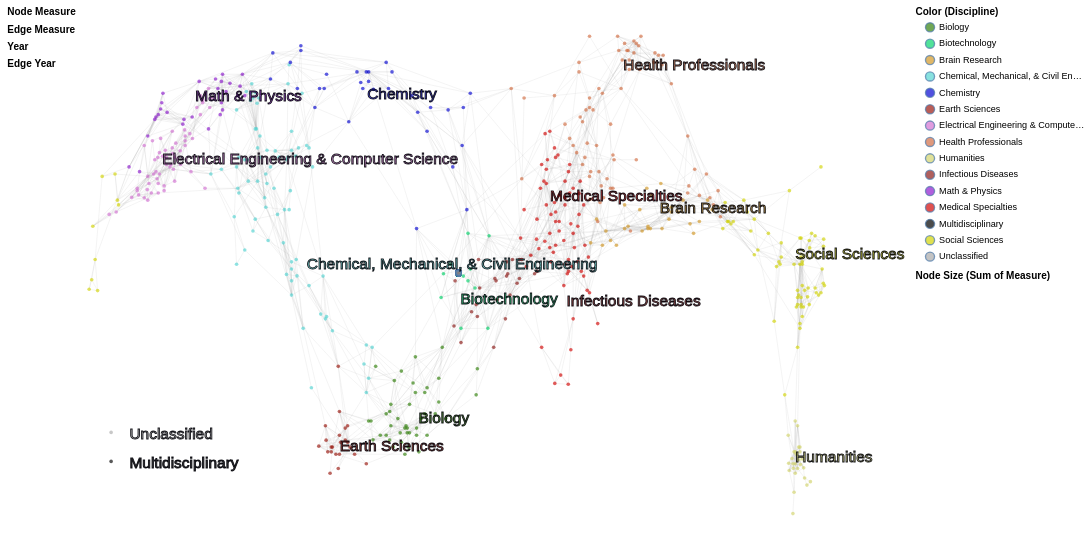

Here is the Vega-Lite specification saved for this chart:
### Vega-Lite specification from a JSON file in a GitHub repository (floating-point values rounded to 4 significant figures; data arrays with more than 128 entries replaced by an {"elided": "..."} marker saying what was removed)
{"$schema": "https://vega.github.io/schema/vega-lite/v4.json", "description": "The UCSD Map of Science visualization depicts a network of 554 subdiscipline nodes that are aggregated into 13 main disciplines of science. Each discipline has a distinct color and is labeled. Record sets (e.g., journal papers) are represented by circles centered at specific subdisciplines--matched based on journal names. The “Unclassified” and “Multidisciplinary” circles in the lower left represent all records that could not be matched and all records that were published in multidisciplinary journals such as Science, Nature, etc., respectively. Circle area is proportional to the number of papers, and the minimum and maximum values are given in the legend. Circle tooltips reveal the names of subdiscipline nodes.", "autosize": {"type": "fit", "resize": true, "contains": "padding"}, "padding": 8, "width": 1200, "height": 600, "config": {"view": {"strokeOpacity": 0}}, "resolve": {"scale": {"opacity": "independent", "size": "independent"}}, "layer": [{"mark": "text", "data": {"name": "nodes"}, "selection": {"measure": {"type": "single", "fields": ["measure"], "bind": "legend", "init": {"measure": "# Citations"}, "empty": "none"}}, "encoding": {"opacity": {"field": "measure", "type": "ordinal", "legend": {"title": "Node Measure", "orient": "left", "symbolSize": 0}}}}, {"mark": "text", "data": {"name": "edges"}, "selection": {"edgeMeasure": {"type": "single", "fields": ["edgeMeasure"], "bind": "legend", "init": {"edgeMeasure": "# Citations"}, "empty": "none"}}, "encoding": {"opacity": {"field": "edgeMeasure", "type": "ordinal", "legend": {"title": "Edge Measure", "orient": "left", "symbolSize": 0}}}}, {"mark": "text", "data": {"name": "nodes"}, "transform": [{"filter": {"selection": "measure"}}], "selection": {"year": {"type": "multi", "fields": ["year"], "bind": "legend", "empty": "all"}}, "encoding": {"opacity": {"field": "year", "type": "ordinal", "sort": "descending", "legend": {"title": "Year", "orient": "left", "symbolSize": 0}}}}, {"mark": "text", "data": {"name": "edges"}, "transform": [{"filter": {"selection": "edgeMeasure"}}], "selection": {"edgeYear": {"type": "multi", "fields": ["edgeYear"], "bind": "legend", "empty": "all"}}, "encoding": {"opacity": {"field": "edgeYear", "type": "ordinal", "sort": "descending", "legend": {"title": "Edge Year", "orient": "left", "symbolSize": 0}}}}, {"mark": "point", "data": {"name": "subdisciplines"}, "transform": [{"lookup": "disc_id", "from": {"data": {"name": "disciplines"}, "key": "disc_id", "fields": ["disc_name", "color"]}, "as": ["disc_name", "disc_color"]}], "selection": {"disc_name": {"type": "multi", "fields": ["disc_name"], "bind": "legend", "empty": "all"}}, "encoding": {"fill": {"field": "disc_name", "scale": {"range": {"field": "disc_color"}}, "legend": {"title": "Color (Discipline)", "symbolOffset": 10, "orient": "right"}}}}, {"mark": {"type": "rule", "color": "#9b9b9b", "strokeOpacity": 0.12, "strokeWidth": 1}, "data": {"name": "subdisciplineEdges"}, "transform": [{"lookup": "subd_id1", "from": {"data": {"name": "subdisciplines"}, "key": "subd_id", "fields": ["x", "y", "subd_name"]}}, {"lookup": "subd_id2", "from": {"data": {"name": "subdisciplines"}, "key": "subd_id", "fields": ["x", "y", "subd_name"]}, "as": ["x2", "y2", "subd2_name"]}], "encoding": {"x": {"field": "x", "type": "quantitative", "scale": {"domain": [100, 500]}, "axis": null}, "y": {"field": "y", "type": "quantitative", "scale": {"domain": [0, 275]}, "axis": null}, "x2": {"field": "x2", "type": "quantitative"}, "y2": {"field": "y2", "type": "quantitative"}}}, {"mark": {"type": "rule", "strokeOpacity": 0.4}, "data": {"name": "edges"}, "transform": [{"filter": {"selection": "edgeMeasure"}}, {"filter": {"selection": "edgeYear"}}, {"lookup": "subd_id1", "from": {"data": {"name": "subdisciplines"}, "key": "subd_id", "fields": ["x", "y", "subd_name"]}}, {"lookup": "subd_id2", "from": {"data": {"name": "subdisciplines"}, "key": "subd_id", "fields": ["x", "y", "subd_name"]}, "as": ["x2", "y2", "subd2_name"]}], "encoding": {"x": {"field": "x", "type": "quantitative", "scale": {"domain": [100, 500]}, "axis": null}, "y": {"field": "y", "type": "quantitative", "scale": {"domain": [0, 275]}, "axis": null}, "x2": {"field": "x2", "type": "quantitative"}, "y2": {"field": "y2", "type": "quantitative"}, "color": {"field": "edgeMeasure", "type": "nominal", "scale": {"domain": ["# Citations", "# References"], "range": ["#00dd00", "#555555"]}, "legend": null}, "strokeWidth": {"aggregate": "sum", "field": "weight", "scale": {"type": "log", "rangeMin": 1, "rangeMax": 20}, "legend": null}, "tooltip": [{"field": "subd_name", "type": "nominal", "title": "Source Subdiscipline"}, {"field": "subd2_name", "type": "nominal", "title": "Target Subdiscipline"}, {"field": "edgeMeasure", "type": "nominal", "title": "Edge Measure"}, {"aggregate": "sum", "field": "weight", "format": ",", "title": "Sum of Edge Measure"}]}}, {"mark": {"type": "point", "shape": "circle", "size": 16, "strokeOpacity": 0, "strokeWidth": 0.5, "stroke": "#000007", "fillOpacity": 0.65}, "data": {"name": "subdisciplines"}, "transform": [{"lookup": "disc_id", "from": {"data": {"name": "disciplines"}, "key": "disc_id", "fields": ["disc_name", "color"]}, "as": ["disc_name", "disc_color"]}], "encoding": {"x": {"field": "x", "type": "quantitative", "scale": {"domain": [100, 500]}, "axis": null}, "y": {"field": "y", "type": "quantitative", "scale": {"domain": [0, 275]}, "axis": null}, "fill": {"field": "disc_name", "type": "nominal"}, "tooltip": [{"field": "disc_name", "type": "nominal", "title": "Discipline"}, {"field": "subd_name", "type": "nominal", "title": "Subdiscipline"}]}}, {"mark": "point", "data": {"name": "nodes"}, "transform": [{"filter": {"selection": "measure"}}, {"filter": {"selection": "year"}}, {"lookup": "subd_id", "from": {"data": {"name": "subdisciplines"}, "key": "subd_id", "fields": ["x", "y", "subd_id", "subd_name", "disc_id"]}}, {"lookup": "disc_id", "from": {"data": {"name": "disciplines"}, "key": "disc_id", "fields": ["disc_name", "color"]}, "as": ["disc_name", "disc_color"]}, {"filter": {"selection": "disc_name"}}], "encoding": {"x": {"field": "x", "type": "quantitative", "scale": {"domain": [100, 500]}, "axis": null}, "y": {"field": "y", "type": "quantitative", "scale": {"domain": [0, 275]}, "axis": null}, "shape": {"value": "circle"}, "strokeOpacity": {"value": 1}, "strokeWidth": {"value": 0.5}, "fillOpacity": {"value": 0.9}, "stroke": {"value": "#000007"}, "fill": {"field": "disc_name", "type": "nominal"}, "size": {"aggregate": "sum", "field": "measureCount", "scale": {"type": "log", "rangeMin": 20}, "legend": {"title": "Node Size (Sum of Measure)", "symbolOffset": 10, "orient": "right", "offset": 100}}, "tooltip": [{"field": "disc_name", "type": "nominal", "title": "Discipline"}, {"field": "subd_name", "type": "nominal", "title": "Subdiscipline"}, {"field": "measure", "type": "nominal", "title": "Node Measure"}, {"aggregate": "sum", "field": "measureCount", "format": ",", "title": "Sum of Node Measure"}]}}, {"mark": {"type": "text", "fontSize": 17, "fillOpacity": 0.75, "strokeOpacity": 0.9, "stroke": "#000007", "strokeWidth": 1, "align": "left", "baseline": "middle"}, "data": {"name": "disciplineLabels"}, "encoding": {"x": {"field": "x", "type": "quantitative", "scale": {"domain": [100, 500]}, "axis": null}, "y": {"field": "y", "type": "quantitative", "scale": {"domain": [0, 275]}, "axis": null}, "color": {"field": "color", "type": "nominal", "scale": null, "legend": null}, "text": {"field": "disc_name", "type": "nominal"}}}], "datasets": {"nodes": [], "edges": [], "disciplines": [{"disc_name": "Biology", "color": "#33820D", "alt_color": -2186398, "y": 62, "x": 278, "disc_id": 1}, {"disc_name": "Biotechnology", "color": "#07D46D", "alt_color": -11697, "y": 124, "x": 301, "disc_id": 2}, {"disc_name": "Medical Specialties", "color": "#D30706", "alt_color": -22784, "y": 177, "x": 350, "disc_id": 3}, {"disc_name": "Chemical, Mechanical, & Civil Engineering", "color": "#55D4D2", "alt_color": -39396, "y": 142, "x": 217, "disc_id": 4}, {"disc_name": "Chemistry", "color": "#0707D2", "alt_color": -2408414, "y": 230, "x": 250, "disc_id": 5}, {"disc_name": "Earth Sciences", "color": "#9B180F", "alt_color": -48328, "y": 48, "x": 235, "disc_id": 6}, {"disc_name": "Electrical Engineering & Computer Science", "color": "#D372D2", "alt_color": -44173, "y": 196, "x": 138, "disc_id": 7}, {"disc_name": "Brain Research", "color": "#D39827", "alt_color": -1146456, "y": 171, "x": 410, "disc_id": 8}, {"disc_name": "Humanities", "color": "#D3D46D", "alt_color": -1162327, "y": 42, "x": 484, "disc_id": 9}, {"disc_name": "Infectious Diseases", "color": "#8D1B18", "alt_color": -4970894, "y": 149, "x": 359, "disc_id": 10}, {"disc_name": "Math & Physics", "color": "#8E1BCE", "alt_color": -7260020, "y": 229, "x": 156, "disc_id": 11}, {"disc_name": "Health Professionals", "color": "#D36E44", "alt_color": -5483836, "y": 245, "x": 390, "disc_id": 12}, {"disc_name": "Social Sciences", "color": "#D3D406", "alt_color": -5014843, "y": 147, "x": 484, "disc_id": 13}, {"disc_name": "Multidisciplinary", "color": "#000000", "y": 40, "x": 110, "disc_id": 14}, {"disc_name": "Unclassified", "color": "#AAAAAA", "y": 55, "x": 110, "disc_id": 15}], "disciplineLabels": [{"disc_name": "Biology", "color": "#33820D", "lngshrt": -19.25, "lng": -19.8, "latshrt": -51.28, "y": 62, "lat": -54.29, "disc_id": 1, "x": 278}, {"disc_name": "Biotechnology", "color": "#07D46D", "lngshrt": 0.875, "lng": 0.9, "latshrt": -8.603, "y": 124, "lat": -9.109, "disc_id": 2, "x": 301}, {"disc_name": "Medical Specialties", "color": "#D30706", "lngshrt": 43.75, "lng": 45, "latshrt": 27.87, "y": 177, "lat": 29.51, "disc_id": 3, "x": 350}, {"disc_name": "Chemical, Mechanical, & Civil Engineering", "color": "#55D4D2", "lngshrt": -72.62, "lng": -74.7, "latshrt": 3.785, "y": 142, "lat": 4.008, "disc_id": 4, "x": 217}, {"disc_name": "Chemistry", "color": "#0707D2", "lngshrt": -43.75, "lng": -45, "latshrt": 64.35, "y": 230, "lat": 68.14, "disc_id": 5, "x": 250}, {"disc_name": "Earth Sciences", "color": "#9B180F", "lngshrt": -56.88, "lng": -58.5, "latshrt": -60.91, "y": 48, "lat": -64.49, "disc_id": 6, "x": 235}, {"disc_name": "Electrical Engineering & Computer Science", "color": "#D372D2", "lngshrt": -141.8, "lng": -145.8, "latshrt": 40.95, "y": 196, "lat": 43.36, "disc_id": 7, "x": 138}, {"disc_name": "Brain Research", "color": "#D39827", "lngshrt": 96.25, "lng": 99, "latshrt": 23.74, "y": 171, "lat": 25.14, "disc_id": 8, "x": 410}, {"disc_name": "Humanities", "color": "#D3D46D", "lngshrt": 161, "lng": 165.6, "latshrt": -65.04, "y": 42, "lat": -68.87, "disc_id": 9, "x": 484}, {"disc_name": "Infectious Diseases", "color": "#8D1B18", "lngshrt": 51.62, "lng": 53.1, "latshrt": 8.603, "y": 123, "lat": 9.109, "disc_id": 10, "x": 359}, {"disc_name": "Math & Physics", "color": "#8E1BCE", "lngshrt": -126, "lng": -129.6, "latshrt": 63.66, "y": 229, "lat": 67.41, "disc_id": 11, "x": 156}, {"disc_name": "Health Professionals", "color": "#D36E44", "lngshrt": 78.75, "lng": 81, "latshrt": 74.68, "y": 245, "lat": 79.07, "disc_id": 12, "x": 390}, {"disc_name": "Social Sciences", "color": "#D3D406", "lngshrt": 161, "lng": 165.6, "latshrt": 7.227, "y": 147, "lat": 7.652, "disc_id": 13, "x": 484}, {"disc_name": "Multidisciplinary", "color": "#000000", "y": 39, "x": 120, "disc_id": -2}, {"disc_name": "Unclassified", "color": "#AAAAAA", "y": 54, "x": 120, "disc_id": -1}], "subdisciplines": {"elided": "556 records"}, "subdisciplineEdges": {"elided": "2276 records"}}}
